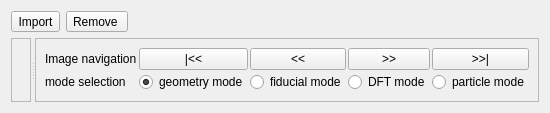
             <widget class="QWidget" name="tab_9">
              <attribute name="title">
               <string>ImageReg</string>
              </attribute>
              <layout class="QVBoxLayout" name="verticalLayout_22">
               <item>
                <layout class="QHBoxLayout" name="horizontalLayout_15">
                 <item>
                  <widget class="QToolButton" name="bt_imageMenu">
                   <property name="sizePolicy">
                    <sizepolicy hsizetype="Preferred" vsizetype="Preferred">
                     <horstretch>0</horstretch>
                     <verstretch>0</verstretch>
                    </sizepolicy>
                   </property>
                   <property name="minimumSize">
                    <size>
                     <width>0</width>
                     <height>0</height>
                    </size>
                   </property>
                   <property name="maximumSize">
                    <size>
                     <width>123890</width>
                     <height>40</height>
                    </size>
                   </property>
                   <property name="text">
                    <string>Import</string>
                   </property>
                   <property name="icon">
                    <iconset>
                     <normaloff>icons/FileSystem/new_file_128x128.png</normaloff>icons/FileSystem/new_file_128x128.png</iconset>
                   </property>
                   <property name="iconSize">
                    <size>
                     <width>36</width>
                     <height>36</height>
                    </size>
                   </property>
                   <property name="popupMode">
                    <enum>QToolButton::InstantPopup</enum>
                   </property>
                   <property name="toolButtonStyle">
                    <enum>Qt::ToolButtonTextBesideIcon</enum>
                   </property>
                   <property name="autoRaise">
                    <bool>false</bool>
                   </property>
                  </widget>
                 </item>
                 <item>
                  <widget class="QToolButton" name="bt_removeMenu">
                   <property name="sizePolicy">
                    <sizepolicy hsizetype="Preferred" vsizetype="Preferred">
                     <horstretch>0</horstretch>
                     <verstretch>0</verstretch>
                    </sizepolicy>
                   </property>
                   <property name="minimumSize">
                    <size>
                     <width>0</width>
                     <height>0</height>
                    </size>
                   </property>
                   <property name="maximumSize">
                    <size>
                     <width>123890</width>
                     <height>40</height>
                    </size>
                   </property>
                   <property name="text">
                    <string>Remove </string>
                   </property>
                   <property name="icon">
                    <iconset>
                     <normaloff>icons/FileSystem/close_file_128x128.png</normaloff>icons/FileSystem/close_file_128x128.png</iconset>
                   </property>
                   <property name="iconSize">
                    <size>
                     <width>36</width>
                     <height>36</height>
                    </size>
                   </property>
                   <property name="popupMode">
                    <enum>QToolButton::InstantPopup</enum>
                   </property>
                   <property name="toolButtonStyle">
                    <enum>Qt::ToolButtonTextBesideIcon</enum>
                   </property>
                  </widget>
                 </item>
                 <item>
                  <spacer name="horizontalSpacer">
                   <property name="orientation">
                    <enum>Qt::Horizontal</enum>
                   </property>
                   <property name="sizeHint" stdset="0">
                    <size>
                     <width>40</width>
                     <height>20</height>
                    </size>
                   </property>
                  </spacer>
                 </item>
                </layout>
               </item>
               <item>
                <widget class="QSplitter" name="splitter_2">
                 <property name="orientation">
                  <enum>Qt::Horizontal</enum>
                 </property>
                 <widget class="QFrame" name="frame_6">
                  <property name="maximumSize">
                   <size>
                    <width>200</width>
                    <height>16777215</height>
                   </size>
                  </property>
                  <property name="frameShape">
                   <enum>QFrame::StyledPanel</enum>
                  </property>
                  <property name="frameShadow">
                   <enum>QFrame::Raised</enum>
                  </property>
                  <layout class="QVBoxLayout" name="verticalLayout_20">
                   <item>
                    <layout class="QGridLayout" name="grid_alignment"/>
                   </item>
                  </layout>
                 </widget>
                 <widget class="QFrame" name="frame_7">
                  <property name="frameShape">
                   <enum>QFrame::StyledPanel</enum>
                  </property>
                  <property name="frameShadow">
                   <enum>QFrame::Raised</enum>
                  </property>
                  <layout class="QVBoxLayout" name="verticalLayout_21">
                   <item>
                    <layout class="QGridLayout" name="graphics_layout">
                     <property name="spacing">
                      <number>2</number>
                     </property>
                     <item row="0" column="0">
                      <layout class="QGridLayout" name="gridLayout_13">
                       <item row="0" column="4">
                        <widget class="QPushButton" name="pushButton_next_img">
                         <property name="sizePolicy">
                          <sizepolicy hsizetype="Expanding" vsizetype="Fixed">
                           <horstretch>0</horstretch>
                           <verstretch>0</verstretch>
                          </sizepolicy>
                         </property>
                         <property name="text">
                          <string>&gt;&gt;</string>
                         </property>
                        </widget>
                       </item>
                       <item row="0" column="2">
                        <widget class="QPushButton" name="pushButton_select_first">
                         <property name="sizePolicy">
                          <sizepolicy hsizetype="Expanding" vsizetype="Fixed">
                           <horstretch>0</horstretch>
                           <verstretch>0</verstretch>
                          </sizepolicy>
                         </property>
                         <property name="text">
                          <string>|&lt;&lt;</string>
                         </property>
                        </widget>
                       </item>
                       <item row="0" column="1">
                        <widget class="QLabel" name="label_2">
                         <property name="sizePolicy">
                          <sizepolicy hsizetype="Fixed" vsizetype="Preferred">
                           <horstretch>0</horstretch>
                           <verstretch>0</verstretch>
                          </sizepolicy>
                         </property>
                         <property name="text">
                          <string>Image navigation</string>
                         </property>
                        </widget>
                       </item>
                       <item row="1" column="1">
                        <widget class="QLabel" name="label_52">
                         <property name="text">
                          <string>mode selection</string>
                         </property>
                        </widget>
                       </item>
                       <item row="0" column="3">
                        <widget class="QPushButton" name="pushButton_pre_img">
                         <property name="sizePolicy">
                          <sizepolicy hsizetype="Expanding" vsizetype="Fixed">
                           <horstretch>0</horstretch>
                           <verstretch>0</verstretch>
                          </sizepolicy>
                         </property>
                         <property name="text">
                          <string>&lt;&lt;</string>
                         </property>
                        </widget>
                       </item>
                       <item row="1" column="3">
                        <widget class="QRadioButton" name="radioButton_fiducial">
                         <property name="sizePolicy">
                          <sizepolicy hsizetype="Expanding" vsizetype="Fixed">
                           <horstretch>0</horstretch>
                           <verstretch>0</verstretch>
                          </sizepolicy>
                         </property>
                         <property name="text">
                          <string>fiducial mode</string>
                         </property>
                        </widget>
                       </item>
                       <item row="1" column="4">
                        <widget class="QRadioButton" name="radioButton_dft">
                         <property name="sizePolicy">
                          <sizepolicy hsizetype="Expanding" vsizetype="Fixed">
                           <horstretch>0</horstretch>
                           <verstretch>0</verstretch>
                          </sizepolicy>
                         </property>
                         <property name="text">
                          <string>DFT mode</string>
                         </property>
                        </widget>
                       </item>
                       <item row="1" column="5">
                        <widget class="QRadioButton" name="radioButton_particle">
                         <property name="sizePolicy">
                          <sizepolicy hsizetype="Expanding" vsizetype="Fixed">
                           <horstretch>0</horstretch>
                           <verstretch>0</verstretch>
                          </sizepolicy>
                         </property>
                         <property name="text">
                          <string>particle mode</string>
                         </property>
                        </widget>
                       </item>
                       <item row="0" column="5">
                        <widget class="QPushButton" name="pushButton_select_last">
                         <property name="sizePolicy">
                          <sizepolicy hsizetype="Expanding" vsizetype="Fixed">
                           <horstretch>0</horstretch>
                           <verstretch>0</verstretch>
                          </sizepolicy>
                         </property>
                         <property name="text">
                          <string>&gt;&gt;|</string>
                         </property>
                        </widget>
                       </item>
                       <item row="1" column="2">
                        <widget class="QRadioButton" name="radioButton_select">
                         <property name="sizePolicy">
                          <sizepolicy hsizetype="Expanding" vsizetype="Fixed">
                           <horstretch>0</horstretch>
                           <verstretch>0</verstretch>
                          </sizepolicy>
                         </property>
                         <property name="text">
                          <string>geometry mode</string>
                         </property>
                         <property name="checked">
                          <bool>true</bool>
                         </property>
                        </widget>
                       </item>
                      </layout>
                     </item>
                    </layout>
                   </item>
                  </layout>
                 </widget>
                </widget>
               </item>
              </layout>
             </widget>
